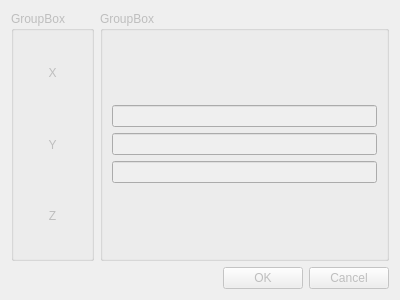
<?xml version="1.0" encoding="UTF-8"?>
<ui version="4.0">
 <class>Dialog</class>
 <widget class="QDialog" name="Dialog">
  <property name="enabled">
   <bool>false</bool>
  </property>
  <property name="geometry">
   <rect>
    <x>0</x>
    <y>0</y>
    <width>400</width>
    <height>300</height>
   </rect>
  </property>
  <property name="minimumSize">
   <size>
    <width>400</width>
    <height>300</height>
   </size>
  </property>
  <property name="maximumSize">
   <size>
    <width>400</width>
    <height>300</height>
   </size>
  </property>
  <property name="windowTitle">
   <string>Box Node Dialogue</string>
  </property>
  <property name="sizeGripEnabled">
   <bool>false</bool>
  </property>
  <layout class="QVBoxLayout" name="verticalLayout_2">
   <item>
    <layout class="QVBoxLayout" name="verticalLayout">
     <item>
      <layout class="QHBoxLayout" name="horizontalLayout">
       <item>
        <widget class="QGroupBox" name="groupBox">
         <property name="title">
          <string>GroupBox</string>
         </property>
         <layout class="QVBoxLayout" name="verticalLayout_7">
          <item>
           <layout class="QVBoxLayout" name="verticalLayout_6">
            <item>
             <widget class="QLabel" name="label">
              <property name="text">
               <string>X</string>
              </property>
              <property name="alignment">
               <set>Qt::AlignCenter</set>
              </property>
             </widget>
            </item>
            <item>
             <widget class="QLabel" name="label_2">
              <property name="text">
               <string>Y</string>
              </property>
              <property name="alignment">
               <set>Qt::AlignCenter</set>
              </property>
             </widget>
            </item>
            <item>
             <widget class="QLabel" name="label_3">
              <property name="text">
               <string>Z</string>
              </property>
              <property name="alignment">
               <set>Qt::AlignCenter</set>
              </property>
             </widget>
            </item>
           </layout>
          </item>
         </layout>
        </widget>
       </item>
       <item>
        <widget class="QGroupBox" name="groupBox_2">
         <property name="title">
          <string>GroupBox</string>
         </property>
         <layout class="QVBoxLayout" name="verticalLayout_5">
          <item>
           <layout class="QVBoxLayout" name="verticalLayout_4">
            <item>
             <widget class="QLineEdit" name="xLineEdit"/>
            </item>
            <item>
             <widget class="QLineEdit" name="yLineEdit"/>
            </item>
            <item>
             <widget class="QLineEdit" name="zLineEdit"/>
            </item>
           </layout>
          </item>
         </layout>
        </widget>
       </item>
      </layout>
     </item>
    </layout>
   </item>
   <item>
    <widget class="QDialogButtonBox" name="buttonBox">
     <property name="orientation">
      <enum>Qt::Horizontal</enum>
     </property>
     <property name="standardButtons">
      <set>QDialogButtonBox::Cancel|QDialogButtonBox::Ok</set>
     </property>
    </widget>
   </item>
  </layout>
 </widget>
 <resources/>
 <connections>
  <connection>
   <sender>buttonBox</sender>
   <signal>accepted()</signal>
   <receiver>Dialog</receiver>
   <slot>accept()</slot>
   <hints>
    <hint type="sourcelabel">
     <x>248</x>
     <y>254</y>
    </hint>
    <hint type="destinationlabel">
     <x>157</x>
     <y>274</y>
    </hint>
   </hints>
  </connection>
  <connection>
   <sender>buttonBox</sender>
   <signal>rejected()</signal>
   <receiver>Dialog</receiver>
   <slot>reject()</slot>
   <hints>
    <hint type="sourcelabel">
     <x>316</x>
     <y>260</y>
    </hint>
    <hint type="destinationlabel">
     <x>286</x>
     <y>274</y>
    </hint>
   </hints>
  </connection>
 </connections>
</ui>
